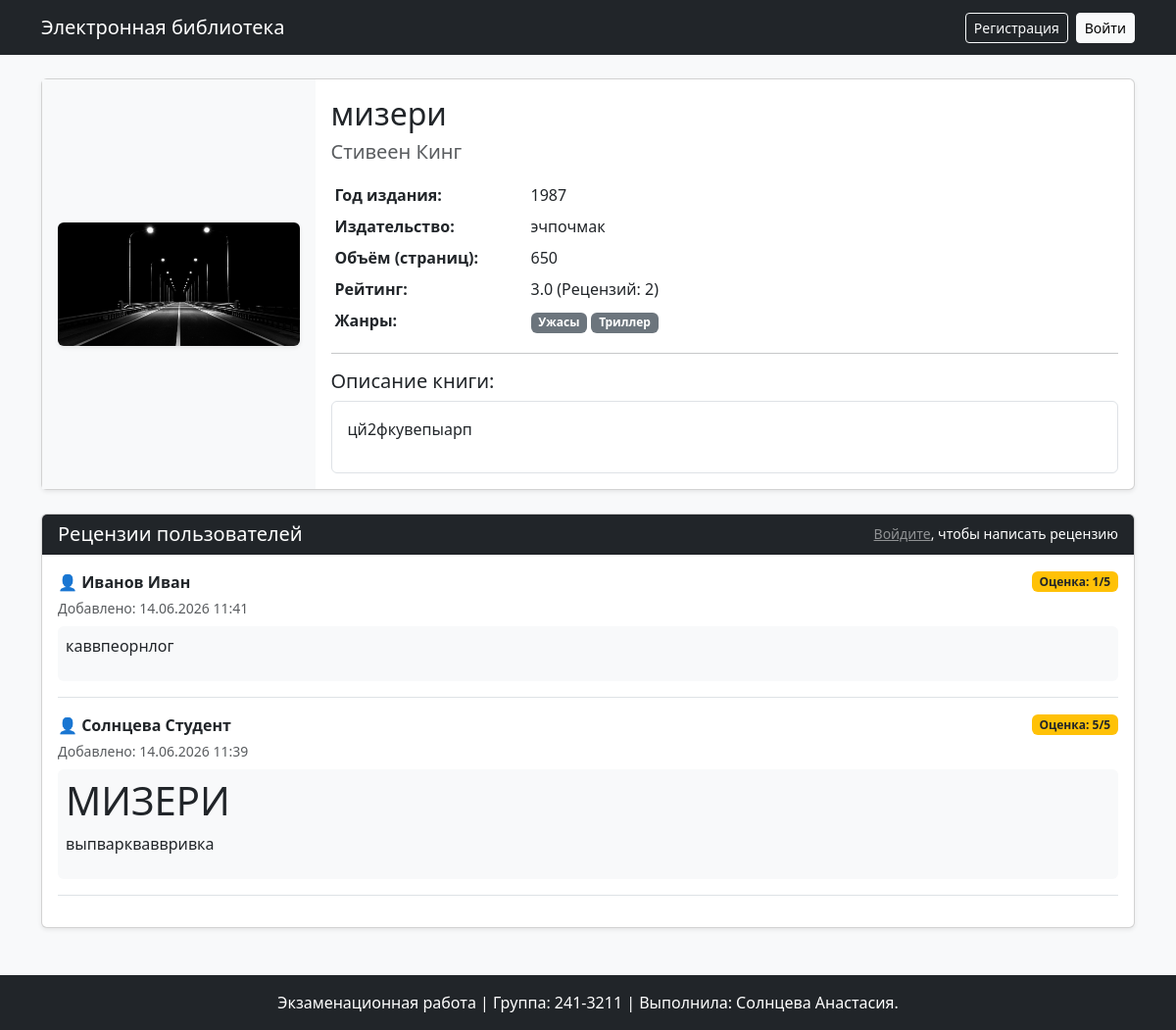
Screenshot of /book/1 with the database file from the repository.
### models.py (models this page shows, shortened)
class Cover(db.Model):
    __tablename__ = 'covers'
    id = db.Column(db.Integer, primary_key=True)
    file_name = db.Column(db.String(255), nullable=False)  # Название файла на диске
    mime_type = db.Column(db.String(100), nullable=False)  # Например, image/jpeg
    md5_hash = db.Column(db.String(32), nullable=False)    # Хэш для проверки дубликатов
    book_id = db.Column(db.Integer, db.ForeignKey('books.id', ondelete='CASCADE'), nullable=False)
    book = db.relationship('Book', backref=db.backref('cover', cascade='all, delete-orphan'))

class Book(db.Model):
    __tablename__ = 'books'
    id = db.Column(db.Integer, primary_key=True)
    title = db.Column(db.String(255), nullable=False)        # Название
    description = db.Column(db.Text, nullable=False)          # Краткое описание (Markdown)
    year = db.Column(db.Integer, nullable=False)              # Год (в SQLite используем Integer)
    publisher = db.Column(db.String(255), nullable=False)     # Издательство
    author = db.Column(db.String(255), nullable=False)        # Автор
    pages = db.Column(db.Integer, nullable=False)             # Объём в страницах
    genres = db.relationship('Genre', secondary=book_genre, backref=db.backref('books', lazy='dynamic'))
    @property
    def average_rating(self):
        reviews = Review.query.filter_by(book_id=self.id).all()
        if not reviews:
            return 0.0
        return round(sum(r.rating for r in reviews) / len(reviews), 2)
    @property
    def reviews_count(self):
        return Review.query.filter_by(book_id=self.id).count()

class Review(db.Model):
    __tablename__ = 'reviews'
    id = db.Column(db.Integer, primary_key=True)
    book_id = db.Column(db.Integer, db.ForeignKey('books.id', ondelete='CASCADE'), nullable=False)
    user_id = db.Column(db.Integer, db.ForeignKey('users.id', ondelete='CASCADE'), nullable=False)
    rating = db.Column(db.Integer, nullable=False)          # Оценка от 0 до 5
    text = db.Column(db.Text, nullable=False)              # Текст рецензии (Markdown)
    created_at = db.Column(db.DateTime, nullable=False, default=datetime.utcnow) # Авто-дата
    user = db.relationship('User', backref=db.backref('reviews', lazy=True))
    book = db.relationship('Book', backref=db.backref('reviews', cascade="all, delete-orphan", lazy=True))

class Genre(db.Model):
    __tablename__ = 'genres'
    id = db.Column(db.Integer, primary_key=True)
    name = db.Column(db.String(100), nullable=False, unique=True) # Обязательное, уникальное

class User(db.Model, UserMixin):
    __tablename__ = 'users'
    id = db.Column(db.Integer, primary_key=True)
    login = db.Column(db.String(50), nullable=False, unique=True)
    password_hash = db.Column(db.String(256), nullable=False)
    last_name = db.Column(db.String(50), nullable=False)
    first_name = db.Column(db.String(50), nullable=False)
    middle_name = db.Column(db.String(50), nullable=True)
    role_id = db.Column(db.Integer, db.ForeignKey('roles.id'), nullable=False)
    role = db.relationship('Role', backref=db.backref('users', lazy=True))

### app.py (the view)
    @app.route('/book/<int:book_id>')
    def book_detail(book_id):
        book = Book.query.get_or_404(book_id)
        book_description_html = book.description
        reviews = Review.query.filter_by(book_id=book.id).order_by(Review.created_at.desc()).all()
        for r in reviews:
            r.text_html = r.text
        already_reviewed = False
        if current_user.is_authenticated:
            already_reviewed = Review.query.filter_by(book_id=book.id, user_id=current_user.id).first() is not None
        return render_template('book_detail.html',
                               book=book,
                               description_html=book_description_html,
                               reviews=reviews,
                               already_reviewed=already_reviewed)

### templates/book_detail.html (shortened to what this page needs)
{% extends 'base.html' %}
{% block content %}
<div class="card shadow-sm mb-4">
    <div class="row g-0">
        <div class="col-md-3 bg-light d-flex align-items-center justify-content-center p-3">
            {% if book.cover %}
                <img src="{{ url_for('static', filename='covers/' + book.cover[0].file_name) }}" class="img-fluid rounded shadow-sm" alt="Обложка">
            {% else %}
                <span class="text-muted">Нет обложки</span>
            {% endif %}
        </div>
        <div class="col-md-9">
            <div class="card-body">
                <h2 class="card-title">{{ book.title }}</h2>
                <h5 class="text-muted mb-3">{{ book.author }}</h5>
                <table class="table table-sm table-borderless">
                    <tr><th style="width: 200px;">Год издания:</th><td>{{ book.year }}</td></tr>
                    <tr><th>Издательство:</th><td>{{ book.publisher }}</td></tr>
                    <tr><th>Объём (страниц):</th><td>{{ book.pages }}</td></tr>
                    <tr><th>Рейтинг:</th><td>{{ book.average_rating }} (Рецензий: {{ book.reviews_count }})</td></tr>
                    <tr>
                        <th>Жанры:</th>
                        <td>
                            {% for genre in book.genres %}
                                <span class="badge bg-secondary">{{ genre.name }}</span>
                            {% endfor %}
                        </td>
                    </tr>
                </table>
                <hr>
                <h5>Описание книги:</h5>
                <div class="book-description border p-3 rounded bg-white">
                    {{ description_html | safe }}
                </div>
            </div>
        </div>
    </div>
</div>
<div class="card shadow-sm mb-5">
    <div class="card-header bg-dark text-white d-flex justify-content-between align-items-center">
        <h5 class="mb-0">Рецензии пользователей</h5>
        {% if current_user.is_authenticated %}
            {% if not already_reviewed %}
                <a href="{{ url_for('add_review', book_id=book.id) }}" class="btn btn-light btn-sm">Написать рецензию</a>
            {% else %}
                <span class="badge bg-success">Вы уже оставили рецензию</span>
            {% endif %}
        {% else %}
            <small><a href="{{ url_for('login') }}" class="text-white-50">Войдите</a>, чтобы написать рецензию</small>
        {% endif %}
    </div>
    <div class="card-body">
        {% if not reviews %}
            <p class="text-muted text-center my-3">На эту книгу пока нет рецензий. Будьте первым!</p>
        {% else %}
            {% for r in reviews %}
                <div class="border-bottom pb-3 mb-3">
                    <div class="d-flex justify-content-between align-items-center mb-1">
                        <strong>👤 {{ r.user.last_name }} {{ r.user.first_name }}</strong>
                        <span class="badge bg-warning text-dark">Оценка: {{ r.rating }}/5</span>
                    </div>
                    <small class="text-muted d-block mb-2">Добавлено: {{ r.created_at.strftime('%d.%m.%Y %H:%M') }}</small>
                    <div class="review-text p-2 rounded bg-light">
                        {{ r.text_html | safe }}
                    </div>
                </div>
            {% endfor %}
        {% endif %}
    </div>
</div>
{% endblock %}

### templates/base.html (shortened to what this page needs)
<!DOCTYPE html>
<html lang="ru">
<head>
    <link href="https://cdn.jsdelivr.net/npm/bootstrap@5.3.0/dist/css/bootstrap.min.css" rel="stylesheet">
</head>
<body class="d-flex flex-column min-vh-100 bg-light">
    <nav class="navbar navbar-expand-lg navbar-dark bg-dark mb-4">
        <div class="container">
            <a class="navbar-brand" href="{{ url_for('index') }}">Электронная библиотека</a>
            <div class="collapse navbar-collapse">
                <div class="d-flex align-items-center text-white gap-2">
                    {% if current_user.is_authenticated %}
                        <span class="me-2">{{ current_user.last_name }} {{ current_user.first_name }}</span>
                        <a href="{{ url_for('logout') }}" class="btn btn-outline-light btn-sm">Выйти</a>
                    {% else %}
                        <a href="{{ url_for('register') }}" class="btn btn-outline-light btn-sm">Регистрация</a>
                        <a href="{{ url_for('login') }}" class="btn btn-light btn-sm">Войти</a>
                    {% endif %}
                </div>
            </div>
        </div>
    </nav>
    <main class="container flex-grow-1">
        {% block content %}{% endblock %}
    </main>
    <footer class="footer mt-auto py-3 bg-dark text-white text-center">
        <div class="container">
            <span>Экзаменационная работа | Группа: 241-3211 | Выполнила: Солнцева Анастасия.</span>
        </div>
    </footer>
</body>
</html>

### rows the page displays
Cover: file_name (picture)
Book: title "мизери", author "Стивеен Кинг", year "1987", publisher "эчпочмак", pages "650", description "цй2фкувепыарп"
Review: average_rating "3.0", user.last_name "Солнцева", user.first_name "Студент", rating "5", created_at "14.06.2026 11:39", text_html "МИЗЕРИ выпваркваввривка"
Genre: name "Ужасы"
Genre: name "Триллер"
Review: user.last_name "Иванов", user.first_name "Иван", rating "1", created_at "14.06.2026 11:41", text_html "каввпеорнлог"

### other values shown
{{ book.reviews_count }} "2"
